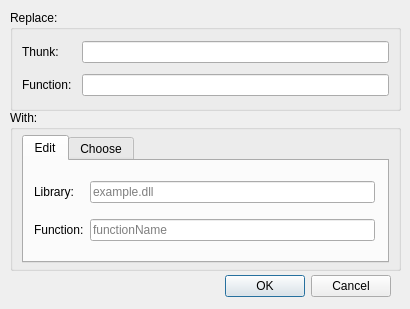
<?xml version="1.0" encoding="UTF-8"?>
<ui version="4.0">
 <class>Replacements</class>
 <widget class="QDialog" name="Replacements">
  <property name="windowModality">
   <enum>Qt::WindowModal</enum>
  </property>
  <property name="geometry">
   <rect>
    <x>0</x>
    <y>0</y>
    <width>410</width>
    <height>309</height>
   </rect>
  </property>
  <property name="sizePolicy">
   <sizepolicy hsizetype="Fixed" vsizetype="Fixed">
    <horstretch>0</horstretch>
    <verstretch>0</verstretch>
   </sizepolicy>
  </property>
  <property name="minimumSize">
   <size>
    <width>410</width>
    <height>270</height>
   </size>
  </property>
  <property name="maximumSize">
   <size>
    <width>410</width>
    <height>500</height>
   </size>
  </property>
  <property name="contextMenuPolicy">
   <enum>Qt::CustomContextMenu</enum>
  </property>
  <property name="windowTitle">
   <string>Define replacement</string>
  </property>
  <property name="autoFillBackground">
   <bool>true</bool>
  </property>
  <property name="sizeGripEnabled">
   <bool>false</bool>
  </property>
  <property name="modal">
   <bool>false</bool>
  </property>
  <widget class="QDialogButtonBox" name="okCancel_buttons">
   <property name="geometry">
    <rect>
     <x>10</x>
     <y>270</y>
     <width>381</width>
     <height>32</height>
    </rect>
   </property>
   <property name="orientation">
    <enum>Qt::Horizontal</enum>
   </property>
   <property name="standardButtons">
    <set>QDialogButtonBox::Cancel|QDialogButtonBox::Ok</set>
   </property>
  </widget>
  <widget class="QGroupBox" name="groupBox">
   <property name="geometry">
    <rect>
     <x>10</x>
     <y>10</y>
     <width>391</width>
     <height>101</height>
    </rect>
   </property>
   <property name="sizePolicy">
    <sizepolicy hsizetype="Preferred" vsizetype="Preferred">
     <horstretch>0</horstretch>
     <verstretch>0</verstretch>
    </sizepolicy>
   </property>
   <property name="title">
    <string>Replace:</string>
   </property>
   <property name="flat">
    <bool>false</bool>
   </property>
   <property name="checkable">
    <bool>false</bool>
   </property>
   <layout class="QGridLayout" name="gridLayout">
    <property name="leftMargin">
     <number>9</number>
    </property>
    <property name="topMargin">
     <number>5</number>
    </property>
    <property name="rightMargin">
     <number>9</number>
    </property>
    <property name="bottomMargin">
     <number>5</number>
    </property>
    <property name="horizontalSpacing">
     <number>10</number>
    </property>
    <property name="verticalSpacing">
     <number>5</number>
    </property>
    <item row="1" column="1">
     <widget class="QLineEdit" name="libToReplaceLabel">
      <property name="readOnly">
       <bool>true</bool>
      </property>
      <property name="placeholderText">
       <string/>
      </property>
     </widget>
    </item>
    <item row="0" column="0">
     <widget class="QLabel" name="label_10">
      <property name="text">
       <string>Thunk:</string>
      </property>
     </widget>
    </item>
    <item row="1" column="0">
     <widget class="QLabel" name="label_11">
      <property name="text">
       <string>Function:</string>
      </property>
     </widget>
    </item>
    <item row="0" column="1">
     <widget class="QLineEdit" name="thunkLabel">
      <property name="enabled">
       <bool>true</bool>
      </property>
      <property name="readOnly">
       <bool>true</bool>
      </property>
      <property name="placeholderText">
       <string/>
      </property>
     </widget>
    </item>
   </layout>
  </widget>
  <widget class="QGroupBox" name="groupBox_3">
   <property name="geometry">
    <rect>
     <x>10</x>
     <y>110</y>
     <width>391</width>
     <height>161</height>
    </rect>
   </property>
   <property name="sizePolicy">
    <sizepolicy hsizetype="Preferred" vsizetype="Preferred">
     <horstretch>0</horstretch>
     <verstretch>0</verstretch>
    </sizepolicy>
   </property>
   <property name="title">
    <string>With:</string>
   </property>
   <property name="flat">
    <bool>false</bool>
   </property>
   <property name="checkable">
    <bool>false</bool>
   </property>
   <layout class="QGridLayout" name="gridLayout_4">
    <property name="leftMargin">
     <number>9</number>
    </property>
    <property name="topMargin">
     <number>5</number>
    </property>
    <property name="rightMargin">
     <number>9</number>
    </property>
    <property name="bottomMargin">
     <number>5</number>
    </property>
    <property name="horizontalSpacing">
     <number>10</number>
    </property>
    <property name="verticalSpacing">
     <number>5</number>
    </property>
    <item row="0" column="0">
     <widget class="QTabWidget" name="tabWidget">
      <property name="sizePolicy">
       <sizepolicy hsizetype="Expanding" vsizetype="Expanding">
        <horstretch>0</horstretch>
        <verstretch>0</verstretch>
       </sizepolicy>
      </property>
      <property name="contextMenuPolicy">
       <enum>Qt::DefaultContextMenu</enum>
      </property>
      <property name="currentIndex">
       <number>0</number>
      </property>
      <widget class="QWidget" name="tab_1">
       <attribute name="title">
        <string>Edit</string>
       </attribute>
       <widget class="QWidget" name="gridLayoutWidget_2">
        <property name="geometry">
         <rect>
          <x>0</x>
          <y>0</y>
          <width>361</width>
          <height>91</height>
         </rect>
        </property>
        <layout class="QGridLayout" name="editLayout">
         <property name="sizeConstraint">
          <enum>QLayout::SetDefaultConstraint</enum>
         </property>
         <property name="leftMargin">
          <number>10</number>
         </property>
         <property name="topMargin">
          <number>10</number>
         </property>
         <property name="rightMargin">
          <number>10</number>
         </property>
         <property name="bottomMargin">
          <number>0</number>
         </property>
         <item row="0" column="1">
          <widget class="QLineEdit" name="libraryEdit">
           <property name="placeholderText">
            <string>example.dll</string>
           </property>
          </widget>
         </item>
         <item row="1" column="0">
          <widget class="QLabel" name="label_12">
           <property name="text">
            <string>Function:</string>
           </property>
          </widget>
         </item>
         <item row="1" column="1">
          <widget class="QLineEdit" name="functionEdit">
           <property name="placeholderText">
            <string>functionName</string>
           </property>
          </widget>
         </item>
         <item row="0" column="0">
          <widget class="QLabel" name="label_13">
           <property name="text">
            <string>Library:</string>
           </property>
          </widget>
         </item>
        </layout>
       </widget>
      </widget>
      <widget class="QWidget" name="tab_2">
       <attribute name="title">
        <string>Choose</string>
       </attribute>
       <widget class="QWidget" name="gridLayoutWidget">
        <property name="geometry">
         <rect>
          <x>0</x>
          <y>0</y>
          <width>361</width>
          <height>91</height>
         </rect>
        </property>
        <layout class="QGridLayout" name="choseLayout">
         <property name="leftMargin">
          <number>10</number>
         </property>
         <property name="topMargin">
          <number>10</number>
         </property>
         <property name="rightMargin">
          <number>10</number>
         </property>
         <item row="0" column="1">
          <widget class="QComboBox" name="libraryCombo"/>
         </item>
         <item row="0" column="2">
          <widget class="QPushButton" name="addLibraryButton">
           <property name="maximumSize">
            <size>
             <width>30</width>
             <height>16777215</height>
            </size>
           </property>
           <property name="toolTip">
            <string>&lt;html&gt;&lt;head/&gt;&lt;body&gt;&lt;p&gt;Load replacement library&lt;/p&gt;&lt;/body&gt;&lt;/html&gt;</string>
           </property>
           <property name="autoFillBackground">
            <bool>true</bool>
           </property>
           <property name="text">
            <string>+</string>
           </property>
          </widget>
         </item>
         <item row="1" column="1">
          <widget class="QComboBox" name="functionCombo"/>
         </item>
         <item row="1" column="0">
          <widget class="QLabel" name="label_15">
           <property name="sizeIncrement">
            <size>
             <width>50</width>
             <height>0</height>
            </size>
           </property>
           <property name="text">
            <string>Function:</string>
           </property>
          </widget>
         </item>
         <item row="0" column="0">
          <widget class="QLabel" name="label_14">
           <property name="maximumSize">
            <size>
             <width>50</width>
             <height>16777215</height>
            </size>
           </property>
           <property name="text">
            <string>Library:</string>
           </property>
          </widget>
         </item>
        </layout>
       </widget>
      </widget>
     </widget>
    </item>
   </layout>
  </widget>
 </widget>
 <tabstops>
  <tabstop>okCancel_buttons</tabstop>
  <tabstop>thunkLabel</tabstop>
  <tabstop>libToReplaceLabel</tabstop>
 </tabstops>
 <resources/>
 <connections/>
</ui>
